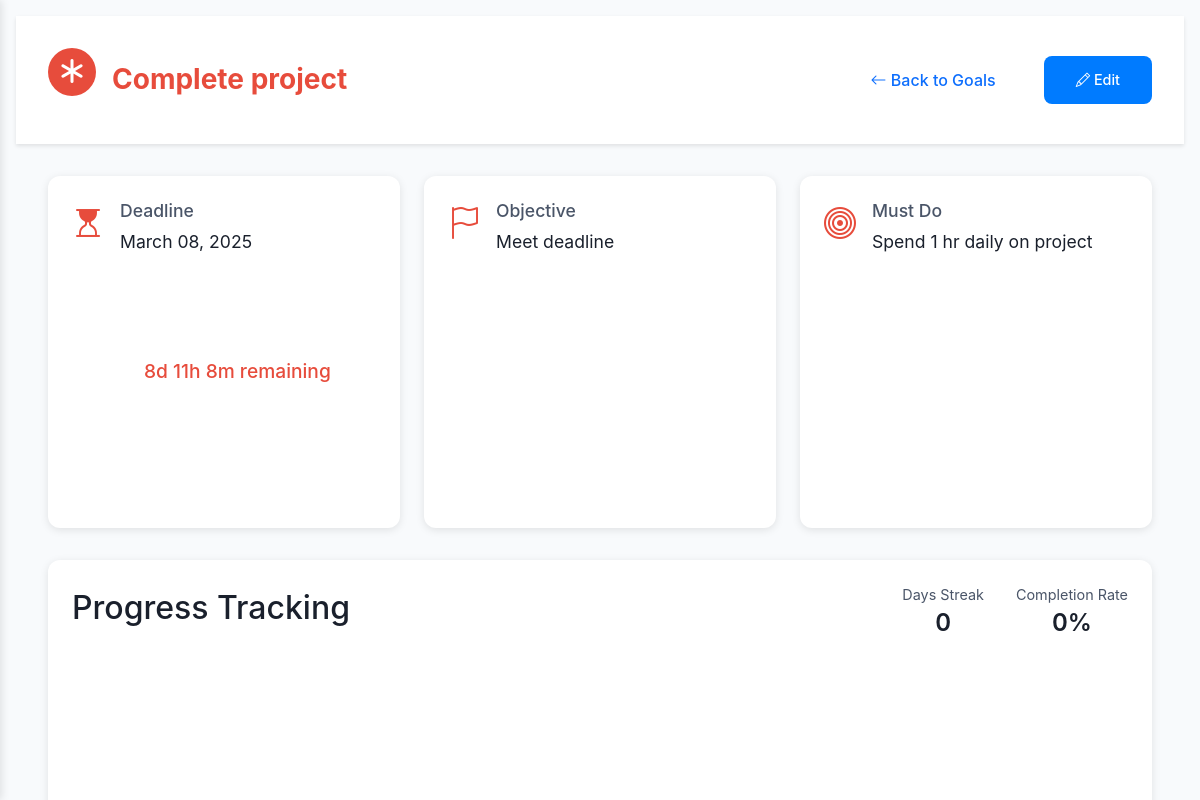
/goals/2, run on the app's committed database.
### models.py (models this page shows)
class Goal(db.Model):
    id = db.Column(db.Integer, primary_key=True)
    title = db.Column(db.String(100), nullable=False)
    deadline = db.Column(db.DateTime, nullable=False)
    objectives = db.Column(db.Text, nullable=False)
    must_do = db.Column(db.Text, nullable=False)
    created_at = db.Column(db.DateTime, default=datetime.utcnow)
    last_updated = db.Column(db.DateTime, default=datetime.utcnow, onupdate=datetime.utcnow)
    progress = db.Column(db.Integer, default=0)  # Overall progress percentage
    works_well_items = db.relationship('WorksWellItem', backref='goal', lazy=True)
    needs_change_items = db.relationship('NeedsChangeItem', backref='goal', lazy=True)
    progress_updates = db.relationship('GoalProgress', backref='goal', lazy=True)
    checkins = db.relationship('DailyCheckin', backref='goal', lazy=True)

### appV2.py (the view)
@app.route('/goals/<int:goal_id>')
def goal_detail(goal_id):
    goal = Goal.query.get_or_404(goal_id)
    works_well = WorksWellItem.query.filter_by(goal_id=goal_id).all()
    needs_change = NeedsChangeItem.query.filter_by(goal_id=goal_id).all()
    return render_template('goal_detail.html', goal=goal, works_well=works_well, needs_change=needs_change)

### templates/goal_detail.html (shortened to what this page needs)
{% extends "base.html" %}
{% block content %}
<div class="goal-detail-page">
    <header class="goal-header">
        <div class="header-content">
            <div class="logo-section">
                <div class="goal-logo">
                    <i class="bi bi-asterisk"></i>
                </div>
                <h1 id="goalTitle">{{ goal.title }}</h1>
            </div>
            <div class="header-actions">
                <button class="btn btn-outline-primary" onclick="history.back()">
                    <i class="bi bi-arrow-left"></i> Back to Goals
                </button>
                <button class="btn btn-primary" onclick="editGoal({{ goal.id }})">
                    <i class="bi bi-pencil"></i> Edit
                </button>
            </div>
        </div>
    </header>
    <div class="goal-content">
        <div class="goal-info-section">
            <div class="info-card deadline-info">
                <i class="bi bi-hourglass-top"></i>
                <div class="info-content">
                    <h3>Deadline</h3>
                    <p id="goalDeadline">{{ goal.deadline.strftime('%B %d, %Y') }}</p>
                    <div class="timer-display" id="countdown" data-deadline="{{ goal.deadline.isoformat() }}">
                    </div>
                </div>
            </div>
            <div class="info-card objective-info">
                <i class="bi bi-flag"></i>
                <div class="info-content">
                    <h3>Objective</h3>
                    <p id="goalObjective">{{ goal.objectives }}</p>
                </div>
            </div>
            <div class="info-card must-do-info">
                <i class="bi bi-bullseye"></i>
                <div class="info-content">
                    <h3>Must Do</h3>
                    <p id="goalMustDo">{{ goal.must_do }}</p>
                </div>
            </div>
        </div>
        <div class="progress-section">
            <div class="progress-header">
                <h2>Progress Tracking</h2>
                <div class="progress-stats">
                    <div class="stat-item">
                        <span class="stat-label">Days Streak</span>
                        <span class="stat-value" id="daysStreak">0</span>
                    </div>
                    <div class="stat-item">
                        <span class="stat-label">Completion Rate</span>
                        <span class="stat-value" id="completionRate">0%</span>
                    </div>
                </div>
            </div>
            <div class="progress-chart" id="progressChart">
            </div>
        </div>
    </div>
</div>
{% endblock %}

### static/css/style.css (style rules this page uses)
:root { --primary-red: #e74c3c; --dark-red: #c0392b; --bg-grey: #f8fafc; --card-grey: #ffffff; --task-grey: #ffffff; --text-dark: #1a202c; --text-light: #4a5568; --border-color: #e2e8f0; }
html, body { height: 100%; width: 100%; margin: 0; padding: 0; background-color: var(--bg-grey); color: var(--text-dark); font-family: 'Inter', -apple-system, BlinkMacSystemFont, 'Segoe UI', Roboto, sans-serif; overflow: hidden; }
h1 { color: var(--primary-red); font-weight: bold; font-size: 1.75rem; margin: 0; text-align: center; }
.btn-primary, .btn-secondary { padding: 0.5rem 1rem; border-radius: 8px; font-size: 0.9rem; font-weight: 500; transition: all 0.3s ease; }
.btn-primary { background-color: var(--primary-red); border-color: var(--primary-red); color: white; }
.header-content { text-align: center; position: relative; }
.header-content { display: flex; justify-content: space-between; align-items: center; max-width: 1400px; margin: 0 auto; }
.stat-value { font-size: 1.5rem; font-weight: 600; color: #2d3748; }
.stat-label { color: #718096; font-size: 0.875rem; }
.goal-logo { color: #e74c3c; font-size: 2.5rem; margin-bottom: 1rem; }
.timer-display { background: white; border-radius: 12px; padding: 1.5rem; text-align: center; font-size: 1.25rem; margin: 2rem 0; box-shadow: 0 2px 8px rgba(0,0,0,0.1); }
.timer-display { height: 70%; margin: 0; display: flex; flex-direction: column; align-items: center; justify-content: center; background: transparent; position: relative; box-shadow: none; }
.timer-display { position: relative; margin: 2rem 0; height: 200px; display: flex; flex-direction: column; align-items: center; justify-content: center; }
.btn { padding: 0.5rem 1.5rem; border-radius: 0.5rem; border: none; font-weight: 500; cursor: pointer; transition: all 0.2s ease; }
.btn-primary { background-color: #007bff; color: white; }
.btn { padding: 0.75rem 2rem; border-radius: 0.5rem; border: none; font-weight: 500; cursor: pointer; transition: all 0.2s ease; }
.goal-detail-page { min-height: 100vh; background: #f8fafc; padding-bottom: 2rem; }
.goal-header { background: white; padding: 2rem; box-shadow: 0 2px 4px rgba(0,0,0,0.1); }
.header-content { max-width: 1200px; margin: 0 auto; display: flex; justify-content: space-between; align-items: center; }
.logo-section { display: flex; align-items: center; gap: 1rem; }
.goal-logo { width: 48px; height: 48px; background: var(--primary-red); border-radius: 50%; display: flex; align-items: center; justify-content: center; color: white; font-size: 1.5rem; }
.header-actions { display: flex; gap: 1rem; }
.goal-content { max-width: 1200px; margin: 2rem auto; padding: 0 2rem; display: grid; gap: 2rem; }
.goal-info-section { display: grid; grid-template-columns: repeat(auto-fit, minmax(300px, 1fr)); gap: 1.5rem; }
.info-card { background: white; border-radius: 12px; padding: 1.5rem; box-shadow: 0 2px 8px rgba(0,0,0,0.1); display: flex; gap: 1rem; }
.info-card i { font-size: 2rem; color: var(--primary-red); }
.info-content h3 { margin: 0 0 0.5rem 0; font-size: 1.1rem; color: var(--text-light); }
.info-content p { margin: 0; color: var(--text-dark); font-size: 1.1rem; }
.timer-display { margin-top: 1rem; font-size: 1.2rem; font-weight: 500; color: var(--primary-red); }
.progress-section { background: white; border-radius: 12px; padding: 1.5rem; box-shadow: 0 2px 8px rgba(0,0,0,0.1); }
.progress-header { display: flex; justify-content: space-between; align-items: center; margin-bottom: 1.5rem; }
.progress-stats { display: flex; gap: 2rem; }
.stat-item { text-align: center; }
.stat-label { display: block; font-size: 0.9rem; color: var(--text-light); }
.stat-value { font-size: 1.5rem; font-weight: 600; color: var(--text-dark); }
.progress-chart { height: 300px; }

### data on the page
Goal: title "Complete project", deadline "March 08, 2025", objectives "Meet deadline", must_do "Spend 1 hr daily on project"
